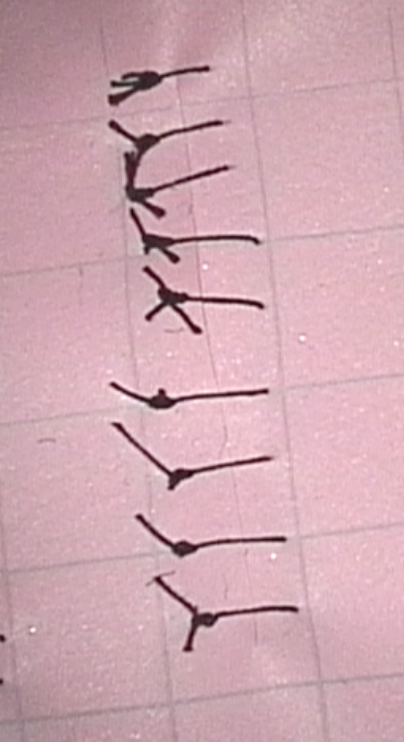
#> input picture Assignment1/data/img1.png, 404 x 742 px, found by its file name
$ python 2b_sample_image_input.py
#> lines starting #> are read from the running program, lines starting #| are printed output that depends on the picture
import cv2

# channel order is BGR in color mode
# image = cv2.imread('img1.png', cv2.IMREAD_COLOR)                  # filename, channel mode - colour{default}
# image = cv2.imread('img1.png', cv2.IMREAD_UNCHANGED)              # filename, channel mode - when using on CT-scans, X-rays
image = cv2.imread('img1.png', cv2.IMREAD_GRAYSCALE)              # filename, channel mode
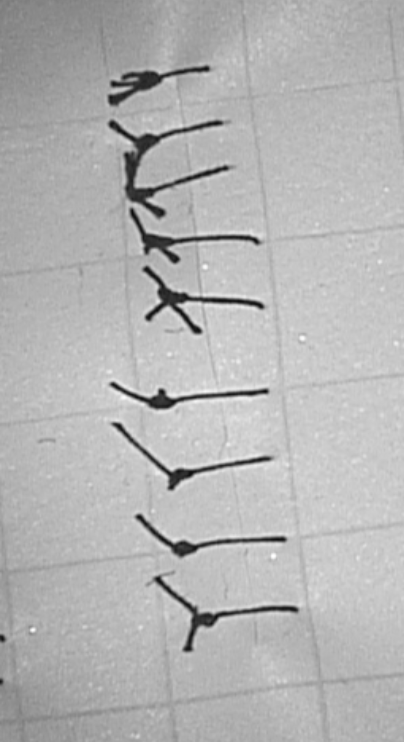
#> image: shape (742, 404); min 10, max 255, mean 180.2


#to display it onto screen
cv2.imshow('Test img', image)
cv2.waitKey(5000)                               # by-default waits for any i/p key stroke to exit, otherwise pass values in ms

$ run again, with Assignment1/data/img10.png copied over Assignment1/data/img1.png
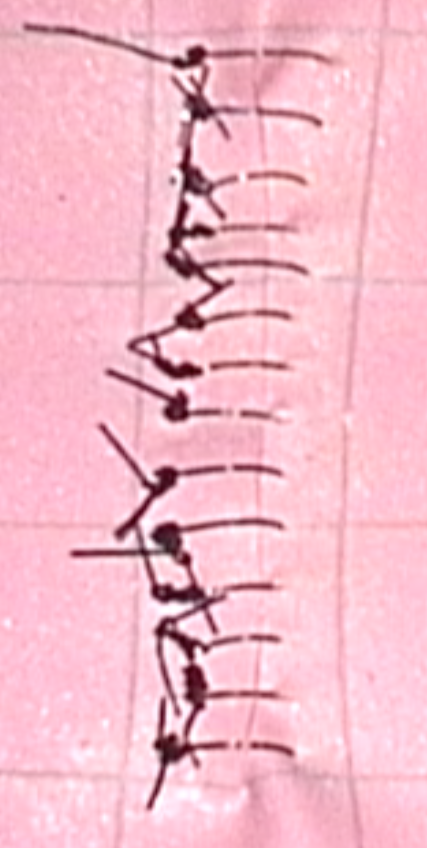
#> input picture Assignment1/data/img10.png, 427 x 848 px, found by its file name
#> `image = cv2.imread('img1.png', cv2.IMREAD_GRAYSCALE)`:
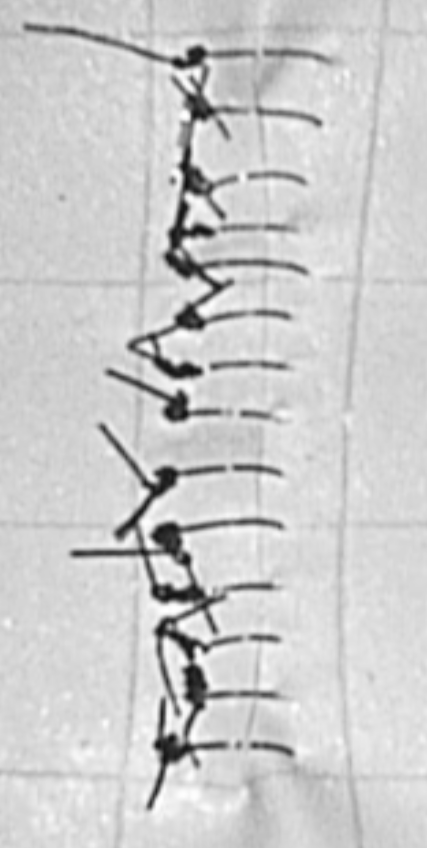
#> image: shape (848, 427); min 13, max 255, mean 204

$ run again, with Assignment1/data/img2.png copied over Assignment1/data/img1.png
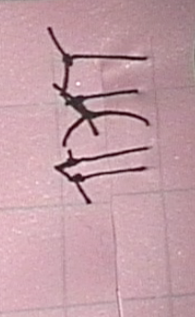
#> input picture Assignment1/data/img2.png, 195 x 317 px, found by its file name
#> `image = cv2.imread('img1.png', cv2.IMREAD_GRAYSCALE)`:
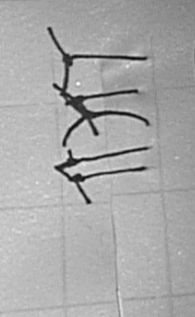
#> image: shape (317, 195); min 10, max 252, mean 169.1

$ run again, with Assignment1/data/img3.png copied over Assignment1/data/img1.png
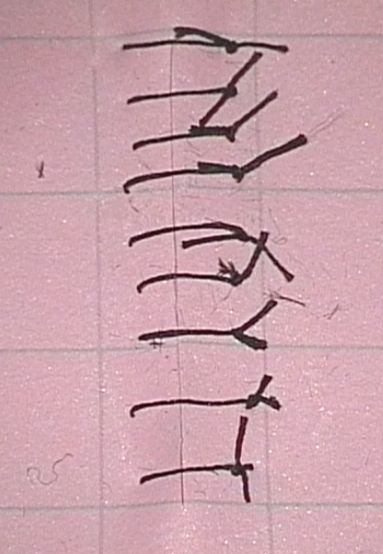
#> input picture Assignment1/data/img3.png, 383 x 554 px, found by its file name
#> `image = cv2.imread('img1.png', cv2.IMREAD_GRAYSCALE)`:
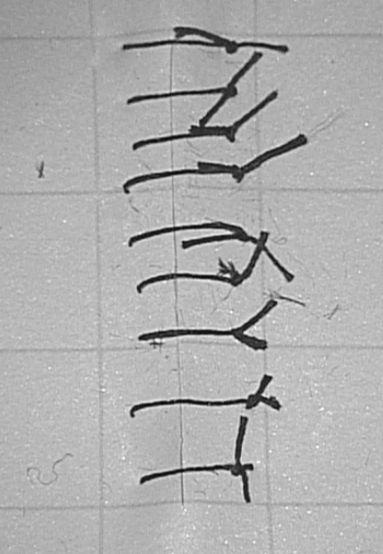
#> image: shape (554, 383); min 9, max 249, mean 173.9
